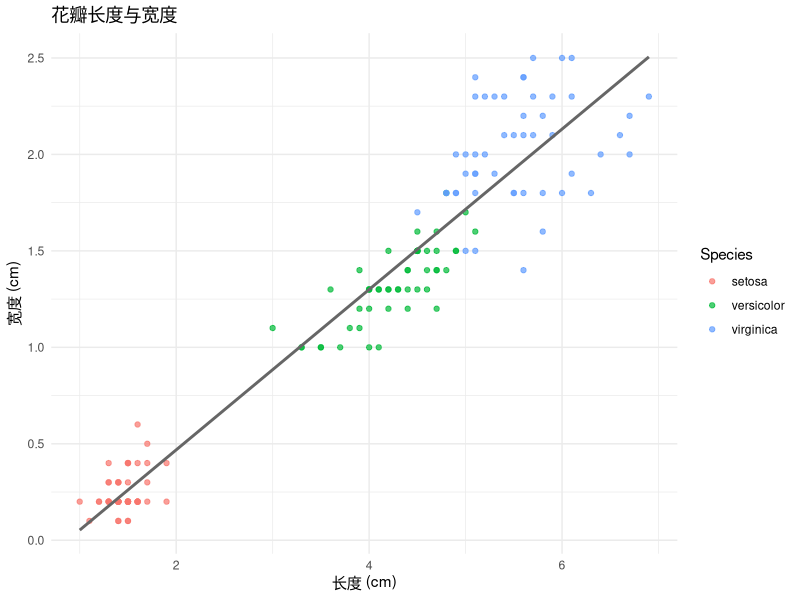

This chart was generated by the following R code:
# 鸢尾花数据集：描述统计 + 线性回归 + 作图
library(dplyr)
library(ggplot2)

data(iris)

summary_tbl <- iris %>%
  group_by(Species) %>%
  summarise(
    n = n(),
    sepal_mean = mean(Sepal.Length),
    petal_mean = mean(Petal.Length),
    .groups = "drop"
  ) %>%
  arrange(desc(petal_mean))

print(summary_tbl)

model <- lm(Petal.Width ~ Petal.Length, data = iris)
cat(sprintf("R² = %.3f\n", summary(model)$r.squared))

p <- ggplot(iris, aes(Petal.Length, Petal.Width, colour = Species)) +
  geom_point(alpha = 0.7) +
  geom_smooth(method = "lm", se = FALSE, colour = "grey40") +
  labs(title = "花瓣长度与宽度", x = "长度 (cm)", y = "宽度 (cm)") +
  theme_minimal()

ggsave("petal.png", p, width = 6, height = 4, dpi = 150)
